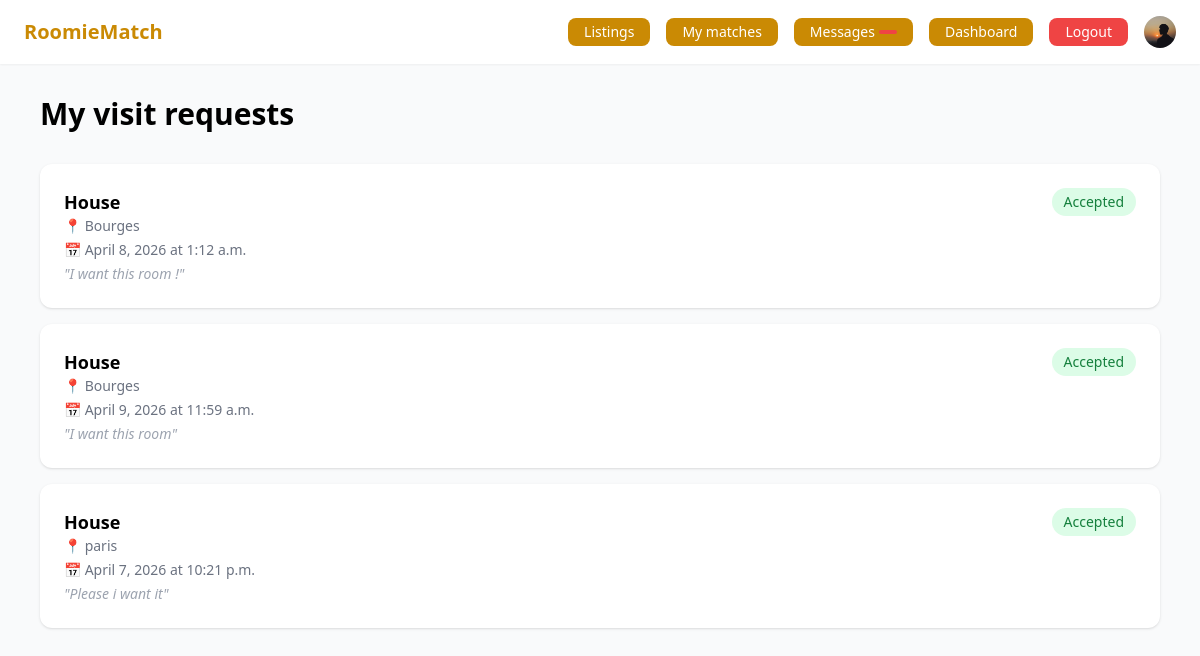
The page /visits/my-visits/ (signed in) on the database its author committed.
### accounts/models.py (models this page shows, shortened)
class User(AbstractUser):
    class Role(models.TextChoices):
        SEEKER = 'seeker', 'Seeker'    # looking for a room
        OWNER  = 'owner',  'Owner'     # offering a room
    role   = models.CharField(max_length=20, choices=Role.choices, default=Role.SEEKER)
    avatar = models.ImageField(upload_to='avatars/', null=True, blank=True)
    phone  = models.CharField(max_length=20, blank=True)
    bio    = models.TextField(blank=True)
    city   = models.CharField(max_length=100, blank=True)
    def is_seeker(self):
        return self.role == self.Role.SEEKER
    def is_owner(self):
        return self.role == self.Role.OWNER

### visits/models.py (models this page shows, shortened)
class VisitRequest(models.Model):
    class Status(models.TextChoices):
        PENDING  = 'pending',  'Pending'
        ACCEPTED = 'accepted', 'Accepted'
        DECLINED = 'declined', 'Declined'
        CANCELLED = 'cancelled', 'Cancelled'
    seeker     = models.ForeignKey(User, on_delete=models.CASCADE, related_name='visit_requests')
    listing    = models.ForeignKey(Listing, on_delete=models.CASCADE, related_name='visit_requests')
    status     = models.CharField(max_length=20, choices=Status.choices, default=Status.PENDING)
    date       = models.DateField()
    time       = models.TimeField()
    message    = models.TextField(blank=True)
    created_at = models.DateTimeField(auto_now_add=True)
    updated_at = models.DateTimeField(auto_now=True)
    class Meta:
        ordering = ['-created_at']

### listings/models.py (models this page shows, shortened)
class Listing(models.Model):
    class Status(models.TextChoices):
        ACTIVE   = 'active',   'Active'
        INACTIVE = 'inactive', 'Inactive'
        RENTED   = 'rented',   'Rented'
    class RoomType(models.TextChoices):
        PRIVATE = 'private', 'Private room'
        SHARED  = 'shared',  'Shared room'
        STUDIO  = 'studio',  'Studio'
    owner       = models.ForeignKey(User, on_delete=models.CASCADE, related_name='listings')
    title       = models.CharField(max_length=200)
    description = models.TextField()
    city        = models.CharField(max_length=100)
    address     = models.CharField(max_length=255, blank=True)
    price       = models.PositiveIntegerField(help_text='Monthly rent in €')
    size        = models.PositiveIntegerField(help_text='Room size in m²')
    room_type   = models.CharField(max_length=20, choices=RoomType.choices, default=RoomType.PRIVATE)
    status      = models.CharField(max_length=20, choices=Status.choices, default=Status.ACTIVE)
    pets_allowed   = models.BooleanField(default=False)
    smoking_allowed = models.BooleanField(default=False)
    students_allowed = models.BooleanField(default=True)
    preferred_schedule = models.CharField(
        max_length=20,
        choices=[('early', 'Early bird'), ('night', 'Night owl'), ('normal', 'Standard')],
        default='normal'
    )
    preferred_noise = models.CharField(
        max_length=20,
        choices=[('quiet', 'Quiet'), ('medium', 'Moderate'), ('loud', 'Lively')],
        default='medium'
    )
    available_from = models.DateField()
    created_at     = models.DateTimeField(auto_now_add=True)
    updated_at     = models.DateTimeField(auto_now=True)
    class Meta:
        ordering = ['-created_at']

### visits/views.py (the view)
# urls.py: path('my-visits/',                          views.my_visits,           name='my_visits'),
@login_required
def my_visits(request):
    if not request.user.is_seeker():
        return redirect('dashboard')
    visits = VisitRequest.objects.filter(
        seeker=request.user
    ).select_related('listing', 'listing__owner')
    return render(request, 'visits/my_visits.html', {'visits': visits})

### templates/visits/my_visits.html (shortened to what this page needs)
{% extends 'base.html' %}
{% block content %}
<h1 class="text-3xl font-bold mb-8">My visit requests</h1>
<div class="space-y-4">
  {% for visit in visits %}
    <div class="bg-white rounded-xl shadow p-6">
      <div class="flex justify-between items-start">
        <div>
          <h3 class="font-semibold text-lg">{{ visit.listing.title }}</h3>
          <p class="text-gray-500 text-sm">📍 {{ visit.listing.city }}</p>
          <p class="text-gray-500 text-sm mt-1">
            📅 {{ visit.date }} at {{ visit.time }}
          </p>
          {% if visit.message %}
            <p class="text-gray-400 text-sm mt-1 italic">"{{ visit.message }}"</p>
          {% endif %}
        </div>
        <div class="flex flex-col items-end gap-2">
          <span class="px-3 py-1 rounded-full text-sm font-medium
            {% if visit.status == 'accepted' %}bg-green-100 text-green-700
            {% elif visit.status == 'declined' %}bg-red-100 text-red-700
            {% elif visit.status == 'cancelled' %}bg-gray-100 text-gray-500
            {% else %}bg-yellow-100 text-yellow-700{% endif %}">
            {{ visit.get_status_display }}
          </span>
        </div>
      </div>
    </div>
  {% endfor %}
</div>
{% endblock %}

### templates/base.html (shortened to what this page needs)
<!DOCTYPE html>
<html lang="en">
<head>
  <script src="https://cdn.tailwindcss.com"></script>
</head>
<body class="bg-gray-50 min-h-screen">
  <nav class="bg-white shadow-sm px-6 py-4 flex items-center justify-between">
    <a href="/" class="text-xl font-bold text-yellow-600">RoomieMatch</a>
    <div class="flex items-center gap-4 text-sm">
      <a href="{% url 'listings:list' %}" class="bg-yellow-600 text-white px-4 py-1 rounded-lg">
        Listings
      </a>
      {% if user.is_authenticated %}
        {% if user.is_seeker %}
          <a href="{% url 'matching:best_matches' %}" class="bg-yellow-600 text-white px-4 py-1 rounded-lg">
            My matches
          </a>
        {% endif %}
        <a href="{% url 'messaging:inbox' %}" class="relative bg-yellow-600 text-white px-4 py-1 rounded-lg flex items-center gap-1">
           Messages
          <span id="unread-count"
                hx-get="{% url 'messaging:unread_count' %}"
                hx-trigger="load, every 30s"
                hx-swap="innerHTML"
                class="bg-red-500 text-white text-xs rounded-full px-1.5 py-0.5 min-w-[18px] text-center">
          </span>
        </a>
        <a href="{% url 'dashboard' %}" class="bg-yellow-600 text-white px-4 py-1 rounded-lg">
          Dashboard
        </a>
        <a href="{% url 'logout' %}" class="bg-red-500 text-white px-4 py-1 rounded-lg hover:bg-red-600">
          Logout
        </a>
        <a href="{% url 'profile' %}" class="flex items-center gap-2 hover:opacity-80">
          {% if user.avatar %}
            <img src="{{ user.avatar.url }}" class="w-8 h-8 rounded-full object-cover" />
          {% else %}
            <div class="w-8 h-8 rounded-full bg-blue-100 flex items-center justify-center text-sm font-bold text-blue-600">
              {{ user.username|first|upper }}
            </div>
          {% endif %}
        </a>
      {% else %}
        <a href="{% url 'login' %}"    class="bg-yellow-600 text-white px-4 py-1 rounded-lg hover:text-blue-600">Login</a>
        <a href="{% url 'register' %}" class="bg-blue-600 text-white px-4 py-1 rounded-lg hover:bg-blue-700">
          Sign Up
        </a>
      {% endif %}
    </div>
  </nav>
  <main class="max-w-6xl mx-auto px-4 py-8">
    {% block content %}{% endblock %}
  </main>
</body>
</html>

### rows shown on the page
User: avatar (picture)
VisitRequest: listing "House", listing.city "Bourges", date "April 8, 2026", time "1:12 a.m.", message "I want this room !", status "Accepted"
VisitRequest: listing "House", listing.city "Bourges", date "April 9, 2026", time "11:59 a.m.", message "I want this room", status "Accepted"
VisitRequest: listing "House", listing.city "paris", date "April 7, 2026", time "10:21 p.m.", message "Please i want it", status "Accepted"
